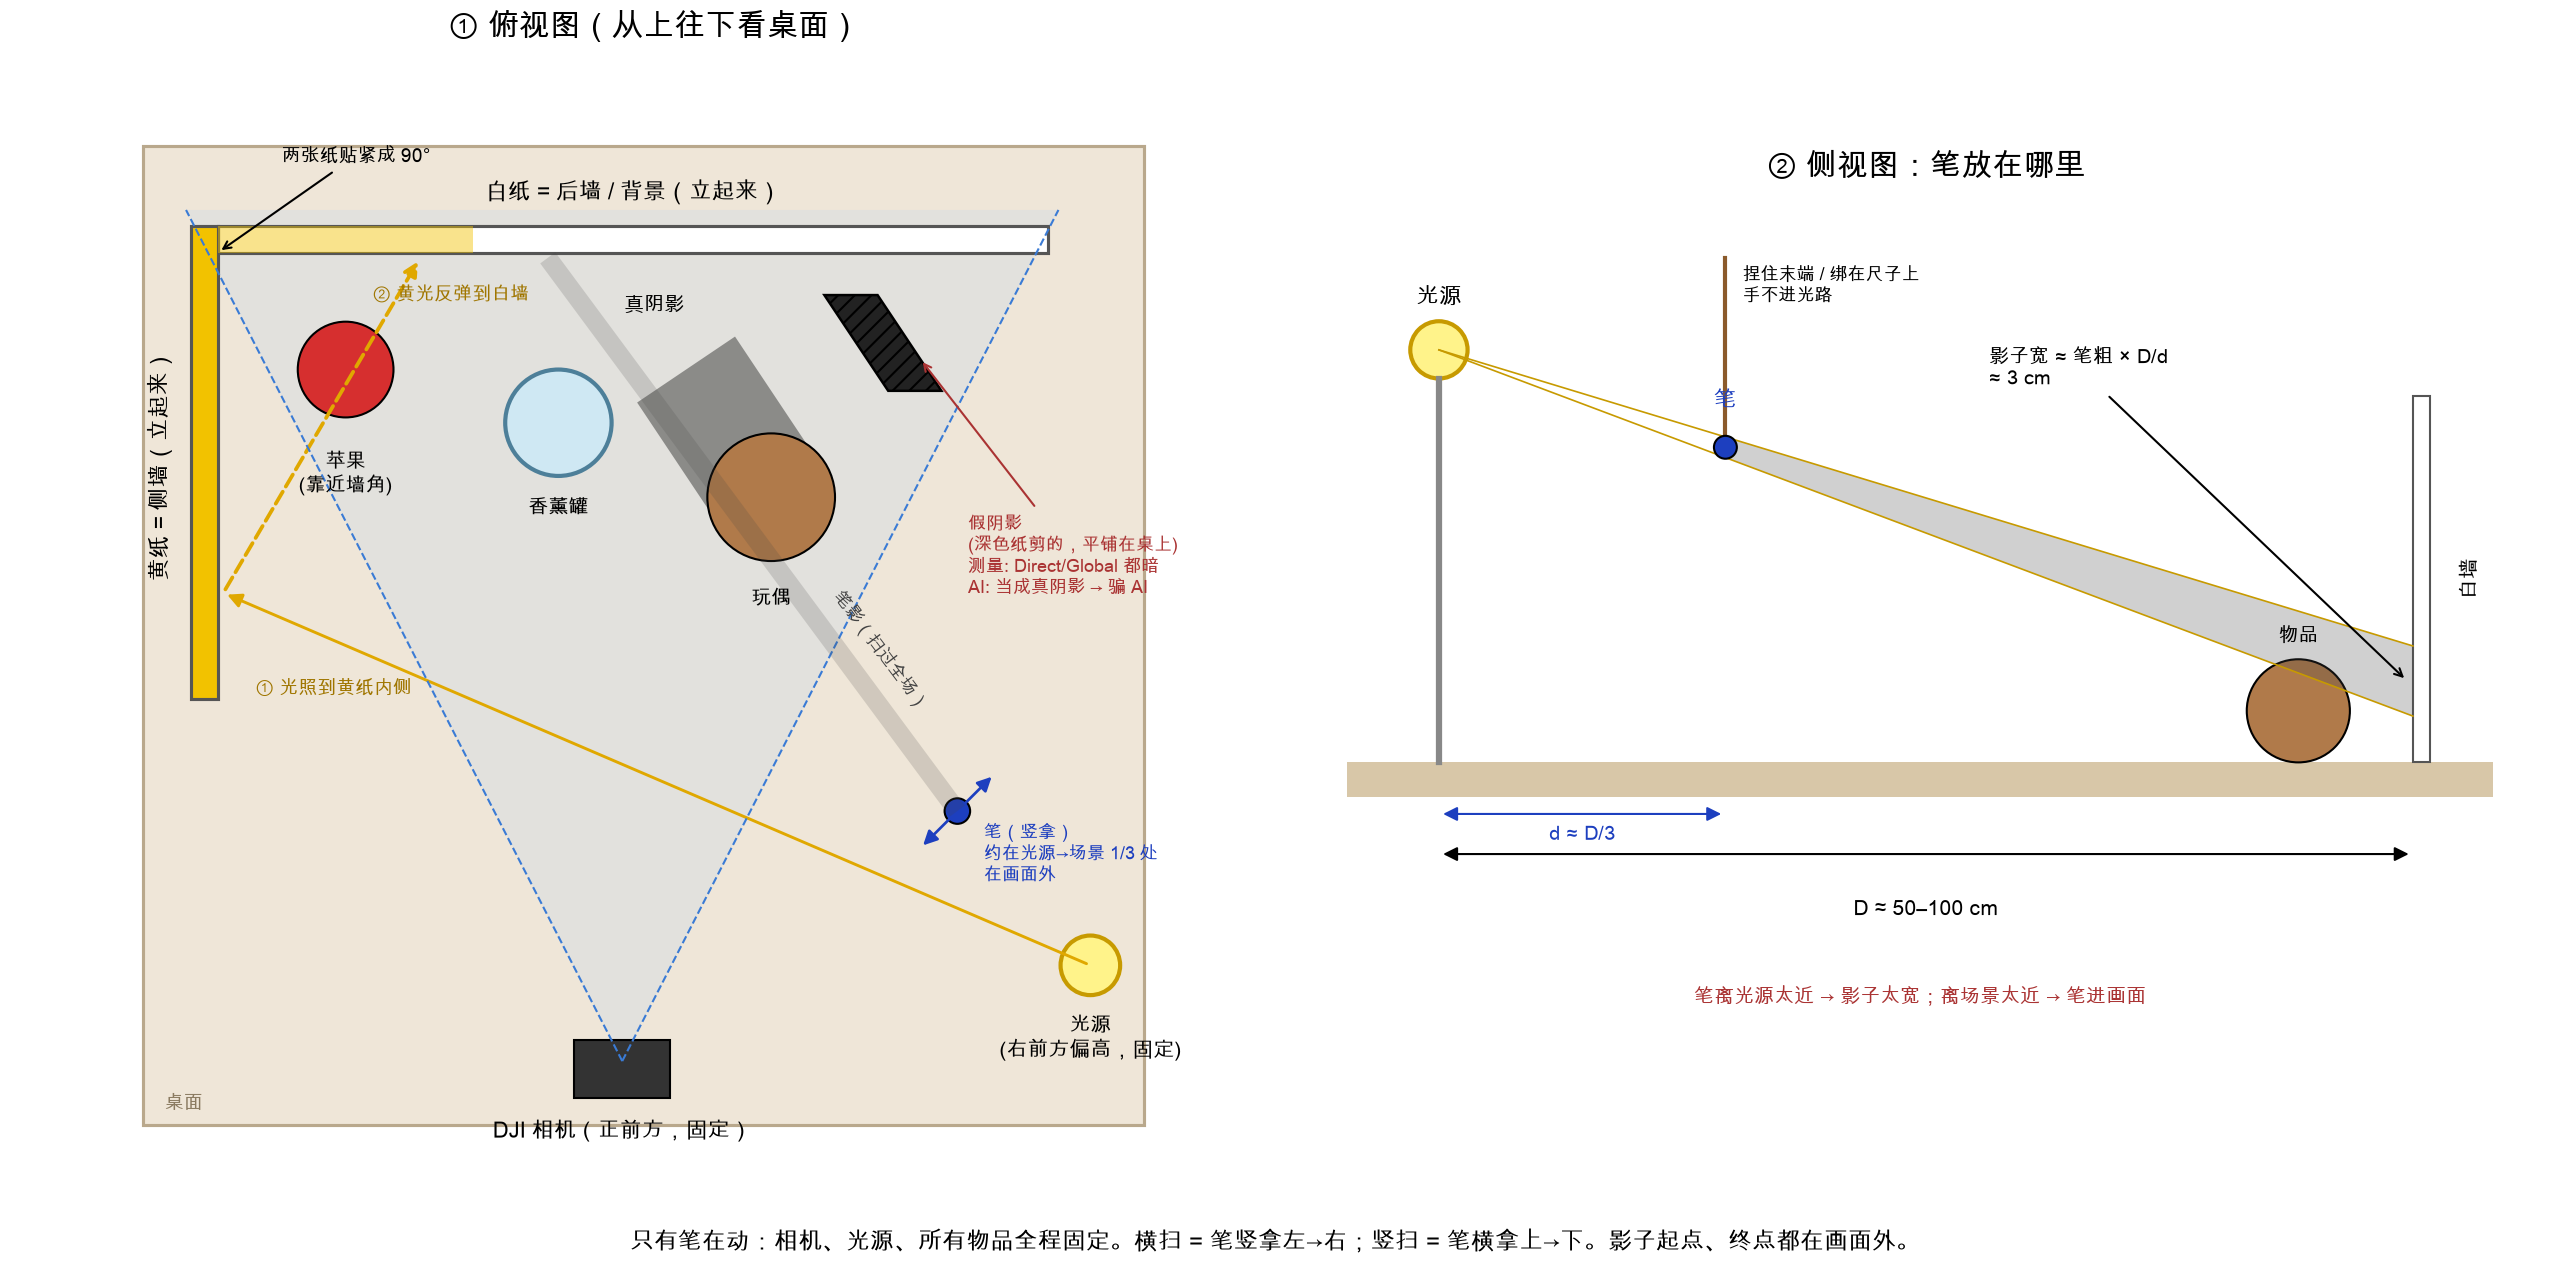

Recreate this plot in Python.
"""Draw the Lab 4 capture setup: top view (scene layout) + side view (pen distance).

    conda run -n cv python figures/setup_diagram.py
Writes figures/setup_diagram.png.
"""

from pathlib import Path

import matplotlib.pyplot as plt
from matplotlib import font_manager
from matplotlib.patches import Circle, FancyArrowPatch, Polygon, Rectangle

FONT = "/Library/Fonts/Arial Unicode.ttf"
font_manager.fontManager.addfont(FONT)
plt.rcParams["font.family"] = font_manager.FontProperties(fname=FONT).get_name()

OUT = Path(__file__).with_suffix(".png")

YELLOW = "#f2c200"
WALL_EDGE = "#555555"


def arrow(ax, p, q, color="k", style="-|>", ls="-", lw=1.5, rad=0.0):
    ax.add_patch(FancyArrowPatch(p, q, arrowstyle=style, color=color, lw=lw,
                                 linestyle=ls, mutation_scale=14,
                                 connectionstyle=f"arc3,rad={rad}"))


def top_view(ax):
    ax.set_title("① 俯视图（从上往下看桌面）", fontsize=15, pad=12)

    # table
    ax.add_patch(Rectangle((0.3, 0.3), 9.4, 9.2, fc="#efe6d8", ec="#b9a88c", lw=1.5))
    ax.text(0.5, 0.45, "桌面", fontsize=9, color="#8a7a60")

    # camera field of view
    cam = (4.8, 0.9)
    ax.add_patch(Polygon([cam, (0.7, 8.9), (8.9, 8.9)], fc="#9ecbff", alpha=0.15, ec="none"))
    ax.plot([cam[0], 0.7], [cam[1], 8.9], color="#3a7bd5", lw=1, ls="--")
    ax.plot([cam[0], 8.9], [cam[1], 8.9], color="#3a7bd5", lw=1, ls="--")

    # walls: white back wall + yellow side wall, touching at the back-left corner
    ax.add_patch(Rectangle((1.0, 8.5), 7.8, 0.25, fc="white", ec=WALL_EDGE, lw=1.5))
    ax.add_patch(Rectangle((0.75, 4.3), 0.25, 4.45, fc=YELLOW, ec=WALL_EDGE, lw=1.5))
    ax.text(4.9, 9.0, "白纸 = 后墙 / 背景（立起来）", ha="center", fontsize=11)
    ax.text(0.45, 6.5, "黄纸 = 侧墙（立起来）", rotation=90, va="center", ha="center", fontsize=11)
    ax.annotate("两张纸贴紧成 90°", xy=(1.0, 8.5), xytext=(1.6, 9.35), fontsize=9,
                arrowprops=dict(arrowstyle="->", color="k"))

    # objects
    ax.add_patch(Circle((2.2, 7.4), 0.45, fc="#d62f2f", ec="k"))
    ax.text(2.2, 6.65, "苹果\n(靠近墙角)", ha="center", va="top", fontsize=9.5)
    ax.add_patch(Circle((4.2, 6.9), 0.5, fc="#cfe8f3", ec="#4d7f99", lw=2))
    ax.text(4.2, 6.2, "香薰罐", ha="center", va="top", fontsize=9.5)
    # doll and its real cast shadow (points away from the light, toward back-left)
    ax.add_patch(Polygon([(6.66, 6.51), (5.74, 5.89), (4.94, 7.09), (5.86, 7.71)],
                         fc="#222", alpha=0.45, ec="none"))
    ax.add_patch(Circle((6.2, 6.2), 0.6, fc="#b07a4a", ec="k"))
    ax.text(6.2, 5.35, "玩偶", ha="center", va="top", fontsize=9.5)
    ax.text(5.1, 7.95, "真阴影", ha="center", fontsize=9.5)

    # fake shadow: dark paper cut to the same shape, lying flat on the table
    ax.add_patch(Polygon([(7.3, 7.2), (7.8, 7.2), (7.2, 8.1), (6.7, 8.1)],
                         fc="#222", ec="#000", lw=1.2, hatch="///"))
    ax.annotate("假阴影\n(深色纸剪的，平铺在桌上)\n测量: Direct/Global 都暗\nAI: 当成真阴影 → 骗 AI",
                xy=(7.6, 7.5), xytext=(8.05, 5.3), fontsize=8.5, color="#a33",
                arrowprops=dict(arrowstyle="->", color="#a33"))

    # camera
    ax.add_patch(Rectangle((cam[0] - 0.45, cam[1] - 0.35), 0.9, 0.55, fc="#333", ec="k"))
    ax.text(cam[0], cam[1] - 0.55, "DJI 相机（正前方，固定）", ha="center", va="top", fontsize=10.5)

    # light + pen
    light = (9.2, 1.8)
    ax.add_patch(Circle(light, 0.28, fc="#fff38a", ec="#c79a00", lw=2))
    ax.text(light[0], light[1] - 0.45, "光源\n(右前方偏高，固定)", ha="center", va="top", fontsize=10)
    pen = (7.95, 3.25)
    ax.add_patch(Circle(pen, 0.12, fc="#1d3fbf", ec="k"))
    ax.text(pen[0] + 0.25, pen[1] - 0.1, "笔（竖拿）\n约在光源→场景 1/3 处\n在画面外", fontsize=8.5,
            color="#1d3fbf", va="top")
    arrow(ax, (pen[0] - 0.35, pen[1] - 0.35), (pen[0] + 0.35, pen[1] + 0.35),
          color="#1d3fbf", style="<|-|>", lw=1.3)

    # pen shadow sweeping across the scene
    ax.plot([pen[0], 4.1], [pen[1], 8.45], color="#444", lw=9, alpha=0.18, solid_capstyle="butt")
    ax.text(6.75, 4.2, "笔影（扫过全场）", fontsize=8.5, color="#444", rotation=-53)

    # interreflection path: light -> yellow wall -> white wall
    arrow(ax, light, (1.05, 5.3), color="#e0a800", lw=1.4)
    arrow(ax, (1.05, 5.3), (2.9, 8.45), color="#e0a800", ls="--", lw=1.8)
    ax.text(1.35, 4.35, "① 光照到黄纸内侧", fontsize=9, color="#a07600")
    ax.text(2.45, 8.05, "② 黄光反弹到白墙", fontsize=9, color="#a07600")
    ax.add_patch(Rectangle((1.0, 8.5), 2.4, 0.25, fc=YELLOW, alpha=0.45, ec="none"))

    ax.set_xlim(0, 10.2)
    ax.set_ylim(-0.3, 10.3)
    ax.set_aspect("equal")
    ax.axis("off")


def side_view(ax):
    ax.set_title("② 侧视图：笔放在哪里", fontsize=15, pad=12)

    # table + scene
    ax.add_patch(Rectangle((0, -0.3), 10, 0.3, fc="#d8c7a8", ec="none"))
    ax.add_patch(Rectangle((9.3, 0), 0.15, 3.2, fc="white", ec=WALL_EDGE))
    ax.text(9.7, 1.6, "白墙", rotation=90, va="center", fontsize=10)
    ax.add_patch(Circle((8.3, 0.45), 0.45, fc="#b07a4a", ec="k"))
    ax.text(8.3, 1.05, "物品", ha="center", fontsize=9.5)

    # light on a stand
    light = (0.8, 3.6)
    ax.plot([light[0], light[0]], [0, light[1] - 0.25], color="#888", lw=3)
    ax.add_patch(Circle(light, 0.25, fc="#fff38a", ec="#c79a00", lw=2))
    ax.text(light[0], light[1] + 0.4, "光源", ha="center", fontsize=11)

    # pen cross-section at ~D/3, shadow wedge
    pen_x, pen_y, half = 3.3, 2.75, 0.09
    tgt_x = 9.3

    def hit(y0):
        s = (tgt_x - light[0]) / (pen_x - light[0])
        return light[1] + (y0 - light[1]) * s

    top, bot = hit(pen_y + half), hit(pen_y - half)
    ax.add_patch(Polygon([(pen_x, pen_y + half), (tgt_x, top), (tgt_x, bot), (pen_x, pen_y - half)],
                         fc="#444", alpha=0.25, ec="none"))
    for y in (pen_y + half, pen_y - half):
        ax.plot([light[0], tgt_x], [light[1], hit(y)], color="#c79a00", lw=0.8)
    ax.add_patch(Circle((pen_x, pen_y), 0.1, fc="#1d3fbf", ec="k", zorder=5))
    ax.text(pen_x, pen_y + 0.35, "笔", ha="center", color="#1d3fbf", fontsize=11)
    ax.annotate("影子宽 ≈ 笔粗 × D/d\n≈ 3 cm", xy=(tgt_x - 0.05, (top + bot) / 2), xytext=(5.6, 3.3),
                fontsize=9.5, arrowprops=dict(arrowstyle="->"))

    # hand far from beam
    ax.plot([pen_x, pen_x], [pen_y, 4.4], color="#8b5a2b", lw=2)
    ax.text(pen_x + 0.15, 4.35, "捏住末端 / 绑在尺子上\n手不进光路", fontsize=8.5, va="top")

    # distances
    arrow(ax, (light[0], -0.8), (tgt_x, -0.8), style="<|-|>", lw=1)
    ax.text((light[0] + tgt_x) / 2, -1.2, "D ≈ 50–100 cm", ha="center", va="top", fontsize=10)
    arrow(ax, (light[0], -0.35 - 0.1), (pen_x, -0.45), style="<|-|>", lw=1, color="#1d3fbf")
    ax.text((light[0] + pen_x) / 2, -0.55, "d ≈ D/3", ha="center", va="top", fontsize=9.5,
            color="#1d3fbf")

    ax.text(5.0, -2.1, "笔离光源太近 → 影子太宽；离场景太近 → 笔进画面",
            ha="center", fontsize=9.5, color="#a33")

    ax.set_xlim(-0.2, 10.3)
    ax.set_ylim(-2.5, 4.9)
    ax.set_aspect("equal")
    ax.axis("off")


def main():
    fig, (a, b) = plt.subplots(1, 2, figsize=(17, 8.5), gridspec_kw={"width_ratios": [1.05, 1]})
    top_view(a)
    side_view(b)
    fig.text(0.5, 0.02,
             "只有笔在动：相机、光源、所有物品全程固定。横扫 = 笔竖拿左→右；竖扫 = 笔横拿上→下。"
             "影子起点、终点都在画面外。",
             ha="center", fontsize=11.5)
    fig.tight_layout(rect=(0, 0.05, 1, 1))
    fig.savefig(OUT, dpi=150)
    print("wrote", OUT)


if __name__ == "__main__":
    main()
